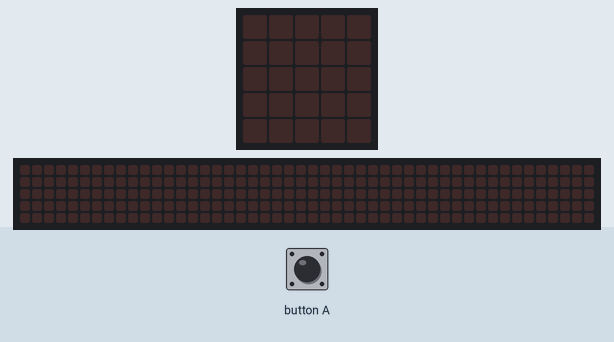
Bench run of a program on a simulated BBC micro:bit (MakeCode). Shown: the board's 5×5 LED display, a strip that is not on the board, showing the scrolling text unrolled. The inputs (shaded band) are chosen by the test bench. Random numbers come from a fixed seed; the 48×5 strip is a reading aid, not a part: it shows the text the display is scrolling, unrolled, one strip-width of it at a time.

Above: at 1.2 s.
1.3 s: button A pressed for 0.15 s
At 2.6 s:
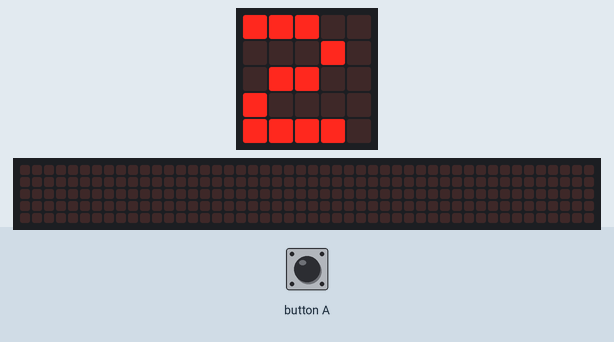
4.4 s: button A pressed for 0.15 s
At 6.12 s:
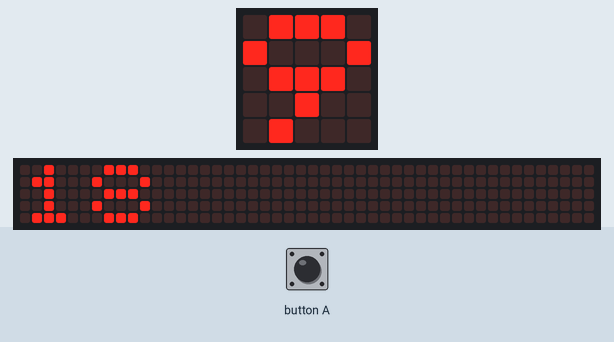
7.5 s: button A pressed for 0.15 s
At 10.1 s:
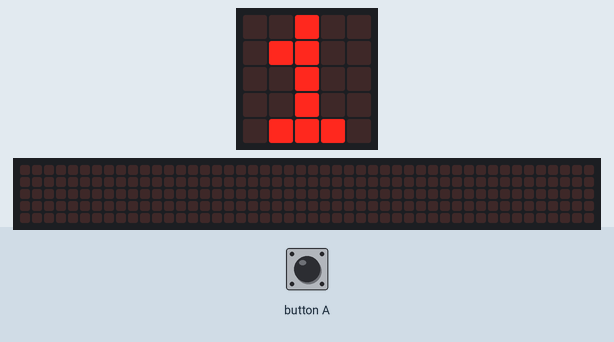
Timing chart, 0 to 11.6 s (numbered marks = the images above; inputs shaded):
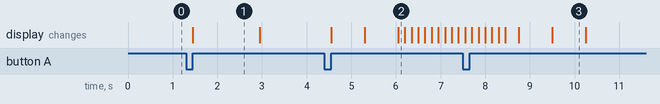

The program:

main.ts
```typescript
let Variable2 = 0
let Variable1 = 0
input.onButtonPressed(Button.A, function () {
    Variable2 = 2
    basic.showNumber(Variable2)
    Variable1 = randint(0, 10)
    basic.showNumber(Variable1)
    basic.showNumber(Variable1 * Variable2)
})
```

test.ts
```typescript
// aquí va el archivo "tests"; esto no se compilará cuando este paquete se utilice como una extensión.
```

Measured:
- after the input at 1.3 s, the display: changes after 0.15 s (image 1)
- after the input at 4.4 s, the display: first changes after 0.15 s (image 2 shows a later state)
- what the display in image 1 shows lasts 1.5 s, from 1.5 s to 3.0 s
- what the display in image 3 shows lasts 0.8 s, from 9.5 s to 10.3 s
